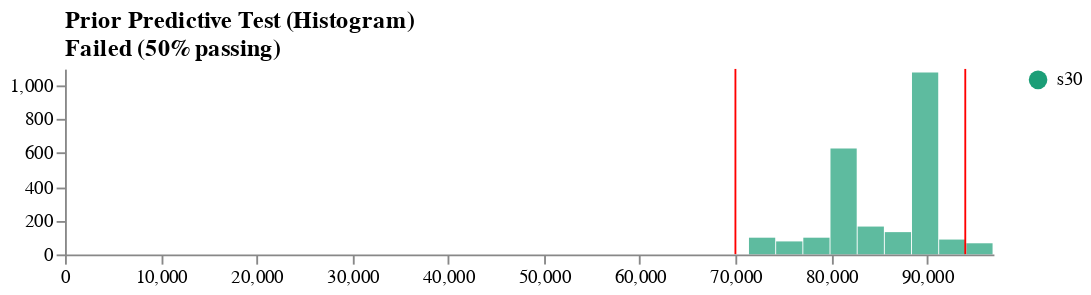

The cell this chart's notebook holds for it:
### Code cell
lower, upper = 70_000, 94_000
result, schema = checks.prior_predictive(
                    s30, lower, upper,
                    label="s30",
                    tests=[checks.contains(lower, upper), 
                           checks.contains(lower, upper, .99)])
vega.ipy_display(schema)

### Figure 1 — Vega specification as saved in the notebook (floating-point values rounded to 4 significant figures)
{"$schema": "https://vega.github.io/schema/vega/v5.json", "axes": [{"orient": "bottom", "scale": "xscale", "zindex": 1}, {"orient": "left", "scale": "yscale", "tickCount": 5, "zindex": 1}], "data": [{"name": "binned", "values": [{"bin0": 68580.0, "bin1": 71410.0, "count": 0, "label": "s30"}, {"bin0": 71410.0, "bin1": 74250.0, "count": 102, "label": "s30"}, {"bin0": 74250.0, "bin1": 77090.0, "count": 80, "label": "s30"}, {"bin0": 77090.0, "bin1": 79920.0, "count": 103, "label": "s30"}, {"bin0": 79920.0, "bin1": 82760.0, "count": 624, "label": "s30"}, {"bin0": 82760.0, "bin1": 85600.0, "count": 164, "label": "s30"}, {"bin0": 85600.0, "bin1": 88440.0, "count": 134, "label": "s30"}, {"bin0": 88440.0, "bin1": 91270.0, "count": 1079, "label": "s30"}, {"bin0": 91270.0, "bin1": 94110.0, "count": 91, "label": "s30"}, {"bin0": 94110.0, "bin1": 96950.0, "count": 67, "label": "s30"}]}, {"name": "xref", "values": [{"value": 70000}, {"value": 94000}]}, {"name": "yref", "values": []}, {"name": "_ranges", "source": ["binned"], "transform": [{"as": ["min", "max"], "fields": ["bin0", "bin1"], "ops": ["min", "max"], "type": "aggregate"}]}], "description": "Histogram for visualizing a univariate distribution using static bins.", "height": 100, "legends": [{"fill": "color"}], "marks": [{"encode": {"hover": {"fill": {"value": "firebrick"}}, "update": {"fill": {"field": "label", "scale": "color"}, "opacity": {"value": 0.7}, "tooltip": {"field": "count"}, "x": {"field": "bin0", "scale": "xscale"}, "x2": {"field": "bin1", "offset": -0.5, "scale": "xscale"}, "y": {"field": "count", "scale": "yscale"}, "y2": {"scale": "yscale", "value": 0}}}, "from": {"data": "binned"}, "name": "bins", "type": "rect"}, {"clip": true, "encode": {"enter": {"stroke": {"value": "red"}}, "update": {"opacity": {"value": 1}, "x": {"field": "value", "scale": "xscale"}, "y": {"signal": "height"}, "y2": {"value": 0}}}, "from": {"data": "xref"}, "name": "x_highlights", "type": "rule"}, {"clip": true, "encode": {"enter": {"stroke": {"value": "red"}}, "update": {"opacity": {"value": 1}, "x": {"signal": "width"}, "x2": {"value": 0}, "y": {"field": "count", "scale": "yscale"}}}, "from": {"data": "yref"}, "name": "y_highlights", "type": "rule"}], "padding": 5, "scales": [{"domain": {"data": "_ranges", "fields": ["min", "max"]}, "name": "xscale", "range": "width", "type": "linear"}, {"domain": {"data": "binned", "field": "count"}, "name": "yscale", "nice": true, "range": "height", "round": true, "type": "linear", "zero": true}, {"domain": {"data": "binned", "field": "label"}, "name": "color", "range": {"scheme": "dark2"}, "type": "ordinal"}], "title": {"anchor": "start", "frame": "group", "orient": "top", "text": ["Prior Predictive Test (Histogram)", "Failed (50% passing)"]}, "width": 500}
